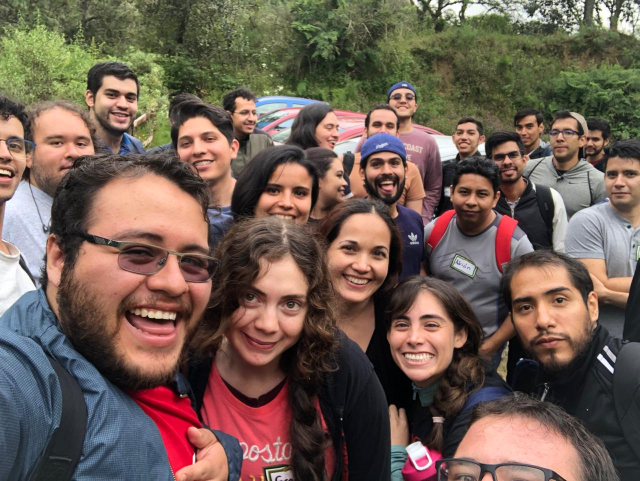
#> input picture skin_detector/train.jpg, 1280 x 962 px, given in place of the camera (shown at 1/2 size)
$ python examen_video.py
#> lines starting #> are read from the running program, lines starting #| are printed output that depends on the picture; after the words box and inside, x2 and y2 are one past the last pixel; in counts of white or black regions, pixels touching at a corner belong together
import numpy as np
import cv2
from matplotlib import pyplot as plt
from cv_helpers import plt_show_img, show_compared_imgs

def start_camera():
    cap = cv2.VideoCapture(0)
    plt.ion()

    while(cap.isOpened()):
        processFrame(cap)

        press = plt.waitforbuttonpress(0.01)
        if press is None or press == False:
            pass
        else:
            break

    cap.release()
    plt.ioff()
    plt.show()

def processFrame(cap):
    _, frame = cap.read()
#> frame is the input picture: shape (962, 1280, 3); mean B, G, R 83.5, 93.8, 112.5

    hsvImage = cv2.cvtColor(frame, cv2.COLOR_BGR2HSV)
#> hsvImage: shape (962, 1280, 3); mean H, S, V 53.7, 86, 119

    mask = get_skin_mask(hsvImage)

    kernel = np.ones((5,5),np.uint8)
    maskClosed = cv2.morphologyEx(mask, cv2.MORPH_CLOSE, kernel, iterations=1)

    segmentedImageHSV = applyMask(maskClosed, hsvImage)
    segmentedImage = cv2.cvtColor(segmentedImageHSV, cv2.COLOR_HSV2RGB)

    plt.title('Segmented')
    plt.subplot(2,1,1)
    plt.imshow(segmentedImage)
    plt.xticks([]),plt.yticks([])

    plt.subplot(2,1,2)
    plt.title('Original')
    plt.imshow(cv2.cvtColor(frame, cv2.COLOR_BGR2RGB))
    plt.xticks([]),plt.yticks([])

def get_skin_mask(hsvImage):
    lowerRed1 = (0,48,90)#50
    upperRed1 = (14,230,255)
    maskRed1 = cv2.inRange(hsvImage, lowerRed1, upperRed1)
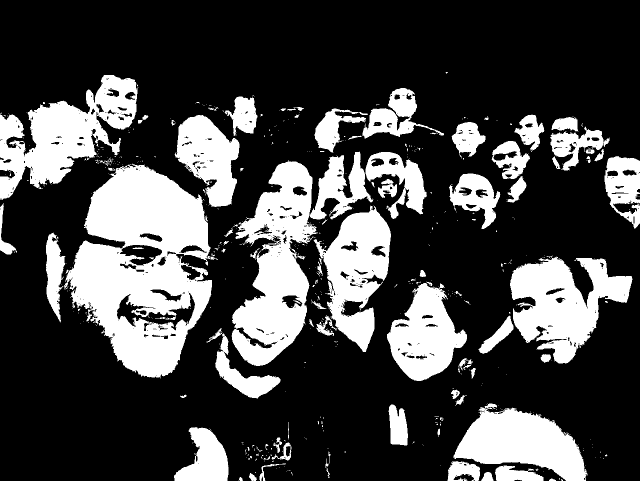
#> maskRed1: shape (962, 1280) (shown at 1/2 size); 27.3% white; 598 white regions (497 under 20 px), largest, box (x1, y1, x2, y2) and area: (127, 328, 436, 757) 74756, (463, 320, 636, 732) 37832, (0, 150, 275, 400) 30885
#> in processFrame, `maskClosed = cv2.morphologyEx(mask, cv2.MORPH_CLOSE, kernel, iteration..`:
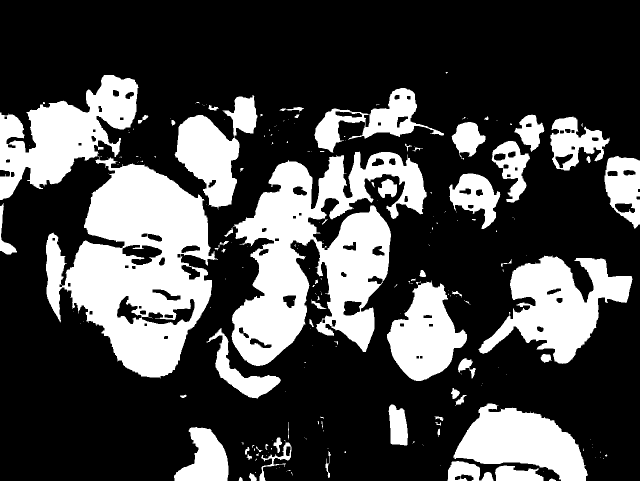
#> maskClosed: shape (962, 1280) (shown at 1/2 size); 28.6% white; 219 white regions (150 under 20 px), largest, box (x1, y1, x2, y2) and area: (92, 313, 436, 757) 82250, (463, 303, 854, 732) 80105, (0, 150, 278, 400) 32773
    maskRed = maskRed1 #+ maskRed2

    return maskRed

def applyMask(mask, hsvImage):
    return cv2.bitwise_and(hsvImage, hsvImage, mask=mask)
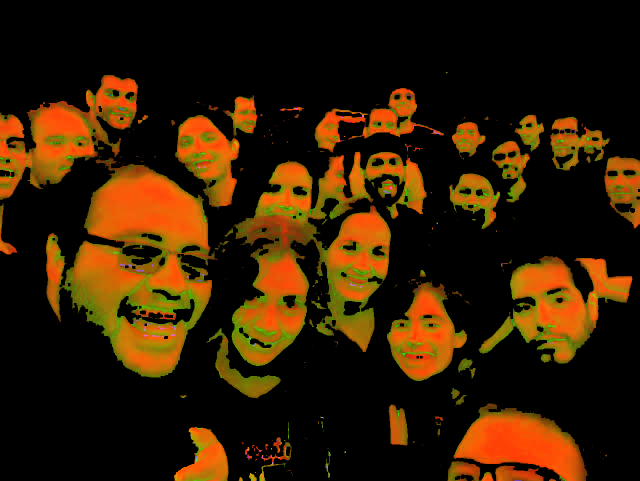
#> returned value: shape (962, 1280, 3) (shown at 1/2 size); mean of channels 0, 1, 2 2.6, 28.9, 51.7; drawn as B, G, R

def skin_binarization(hsv_image):
    '''
        Assumes HSV image
    '''
    k_size = 5
    gauss_size = 3
    iterations = 1

    hsv_image = cv2.GaussianBlur(hsv_image, (gauss_size, gauss_size), cv2.BORDER_DEFAULT)

    mask = get_skin_mask(hsv_image)
    kernel = cv2.getStructuringElement(cv2.MORPH_ELLIPSE, (k_size, k_size))
    #kernel = np.ones((k_size, k_size), np.uint8)
    maskOpened = cv2.morphologyEx(mask, cv2.MORPH_OPEN, kernel, iterations=iterations)
    maskClosed = cv2.morphologyEx(maskOpened, cv2.MORPH_CLOSE, kernel, iterations=iterations)
    segmented_hsv = applyMask(maskClosed, hsv_image)
    new_img = cv2.cvtColor(segmented_hsv, cv2.COLOR_HSV2RGB)

    return new_img

if __name__ == '__main__':
    import argparse

    parser = argparse.ArgumentParser(description='Skin Detector')
    parser.add_argument('-i', '--image', type=str, action='store', dest='src_img', help='The image to apply the filter')
    args = parser.parse_args()

    if args.src_img:
        try:
            img = cv2.imread(args.src_img, cv2.IMREAD_COLOR)
            hsv_image = cv2.cvtColor(img, cv2.COLOR_BGR2HSV)
            new_img = skin_binarization(hsv_image)
            img = cv2.cvtColor(img, cv2.COLOR_RGB2BGR)
            show_compared_imgs(img, new_img)

        except Exception as error:
            print(error)

    else:
        start_camera()
#> in processFrame, `segmentedImage = cv2.cvtColor(segmentedImageHSV, cv2.COLOR_HSV2RGB)`:
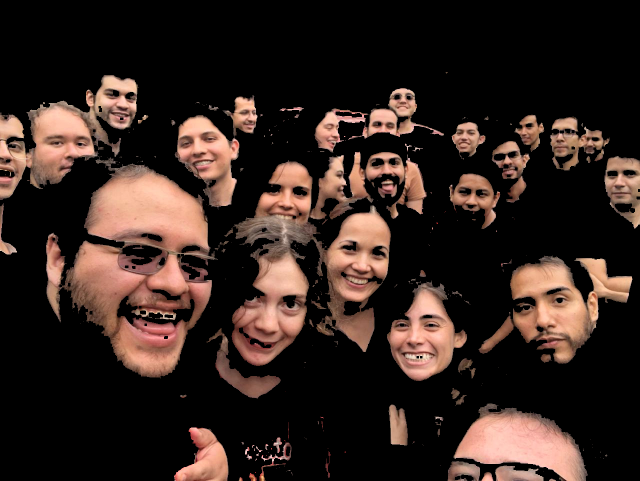
#> segmentedImage: shape (962, 1280, 3) (shown at 1/2 size); mean R, G, B 51.7, 37.1, 31.5
#> in start_camera, `press = plt.waitforbuttonpress(0.01)`:
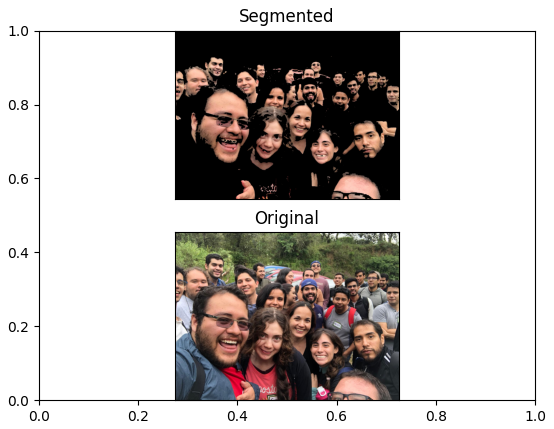
#> figure drawn by matplotlib, 2 panels
